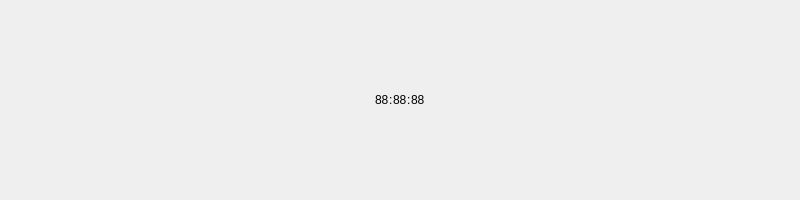
<?xml version="1.0" encoding="UTF-8"?>
<ui version="4.0">
 <class>gui::time_widget</class>
 <widget class="QWidget" name="gui::time_widget">
  <property name="geometry">
   <rect>
    <x>0</x>
    <y>0</y>
    <width>800</width>
    <height>200</height>
   </rect>
  </property>
  <property name="windowTitle">
   <string>Form</string>
  </property>
  <layout class="QHBoxLayout" name="layout">
   <property name="spacing">
    <number>0</number>
   </property>
   <property name="leftMargin">
    <number>0</number>
   </property>
   <property name="topMargin">
    <number>0</number>
   </property>
   <property name="rightMargin">
    <number>0</number>
   </property>
   <property name="bottomMargin">
    <number>0</number>
   </property>
   <item>
    <spacer name="spacer">
     <property name="orientation">
      <enum>Qt::Horizontal</enum>
     </property>
     <property name="sizeHint" stdset="0">
      <size>
       <width>0</width>
       <height>0</height>
      </size>
     </property>
    </spacer>
   </item>
   <item>
    <widget class="gui::label" name="hours">
     <property name="text">
      <string>88</string>
     </property>
    </widget>
   </item>
   <item>
    <widget class="gui::label" name="colon_1">
     <property name="text">
      <string>:</string>
     </property>
    </widget>
   </item>
   <item>
    <widget class="gui::label" name="minutes">
     <property name="text">
      <string>88</string>
     </property>
    </widget>
   </item>
   <item>
    <widget class="gui::label" name="colon_2">
     <property name="text">
      <string>:</string>
     </property>
    </widget>
   </item>
   <item>
    <widget class="gui::label" name="seconds">
     <property name="text">
      <string>88</string>
     </property>
    </widget>
   </item>
   <item>
    <spacer name="spacer_2">
     <property name="orientation">
      <enum>Qt::Horizontal</enum>
     </property>
     <property name="sizeHint" stdset="0">
      <size>
       <width>0</width>
       <height>0</height>
      </size>
     </property>
    </spacer>
   </item>
  </layout>
 </widget>
 <customwidgets>
  <customwidget>
   <class>gui::label</class>
   <extends>QLabel</extends>
   <header>gui/label.hpp</header>
  </customwidget>
 </customwidgets>
 <resources/>
 <connections/>
</ui>
